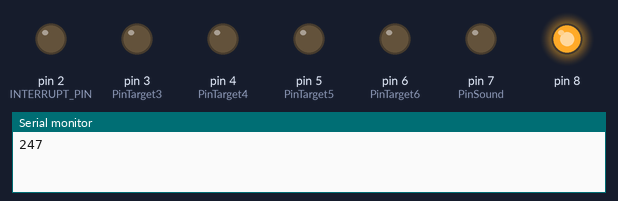
Recording of a sketch running on a simulated Arduino Mega 2560, built with avr-gcc and run on an emulated ATmega2560. Parts: output pins drawn as LEDs (lit = HIGH), the last lines printed to the serial monitor.

Above: at 0.05 s.
At 1.2 s:
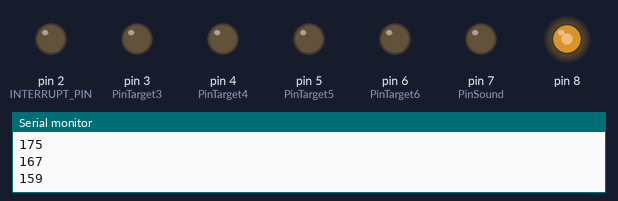
At 1.8 s:
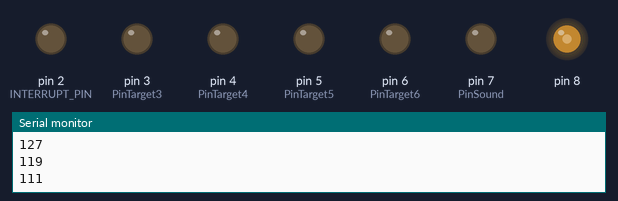
At 2.4 s:
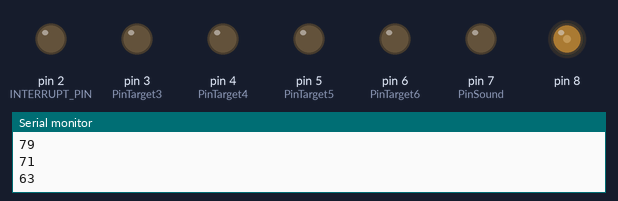
Timing chart, 0 to 7.4 s (numbered marks = the images above):
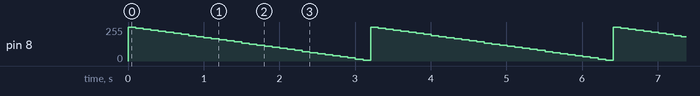

The sketch:

DNK_Tower.ino
```cpp
#include "src/headers/Definitions.h"
#include "src/headers/CodeSanitizer.h"
#include "src/headers/DNKCore.h"
#include "src/headers/LEDStrip.h"
#include "src/headers/RGBDiode.h"
#include "src/headers/HSL.h"
#include "src/headers/Tower.h"

int main()
{
  init();
  #ifdef COMPILE_FOR_MEGA2560
    Tower *tower = new Tower();
  #endif
  #ifdef COMPILE_FOR_NANO328P
  #include "src/headers/CoProcessor.h"
    CoProcessor *proc = new CoProcessor();
  #endif
  return 0;
}
```

nano.ino
```cpp
byte *pins;
byte pwm(0xFF);

void SquareWave(byte *pins, unsigned int frequency, byte cycles, bool bSignal)
{
  unsigned int msDuration = 1000 / (2 * frequency);
  byte *parallelPins = new byte[6]{ 0 };
  byte pinsCounter(0);

  /*
    Займём несколько тактов в начале для оптимизации:
    "Переупаковка" полученного массива для избежания "пробелов"
    Это позволит не тратить время на if в основном цикле
    Однако, время будет потрачено зря, если все шесть ячеек содержали
    ненулевую информацию. Добавление проверки на "пробелы" увеличит
    задержку перед стартом ещё на 6N тактов, что неприемлемо.
  */
  for (byte i(0); i < 6; i++)
  {
    if (pins[i])
      // Перемещаем пин во внутренний массив, затем инкрементируем счётчик
      parallelPins[pinsCounter++] = pins[i];
    else continue;
  }

  /*
    После оптимизации наконец-то можно на максимально возможной скорости
    реализовать параллельное управление пинами
  */
  for (byte i(1); i <= 2 * cycles; i++)
  {
    if (i % 2)
      for (byte j(0); j < pinsCounter; j++)
        digitalWrite(parallelPins[j], bSignal);
    else
      for (byte j(0); j < pinsCounter; j++)
        digitalWrite(parallelPins[j], !bSignal);
    delay(msDuration);
  }
}

void setup() {
  // put your setup code here, to run once:
  pins = new byte[6]
  {
    2, 3, 4, 5, 6, 7
  };
  for (byte i(0); i < 6; i++)
    pinMode(pins[i], OUTPUT);
  pinMode(8, OUTPUT);
  Serial.begin(74880);
}

void loop() {
  // put your main code here, to run repeatedly:
  if (!pwm) pwm = 0xFF;
  analogWrite(8, pwm);
  pwm -= 0x08;
  Serial.println(pwm);
  delay(100);
  analogWrite(8, 0);
  //SquareWave(pins, 20, 8, true);

}
```

CoProcessor.cpp
```cpp
#include "headers/CoProcessor.h"
#include "headers/DNKCore.h"


#ifdef COMPILE_FOR_NANO328P

CoProcessor::~CoProcessor()
{
	memset(this, NULL, sizeof(*this));
}

CoProcessor::CoProcessor()
{
	pinData = new byte[8]
	{
		INTERRUPT_PIN,
		TARGET_LIGHT_1,
		TARGET_LIGHT_2,
		TARGET_LIGHT_3,
		TARGET_LIGHT_4,
		TARGET_LIGHT_5,
		TARGET_LIGHT_6,
		SOUND_PIN
	};
	processorInit();
	for (;;)
	{
		// some interrupt there
		processorCycle();
	}
}

void CoProcessor::processorInit()
{
	Serial.begin(74880);
	pinMode(pinData[PinInterrupt], INPUT_PULLUP);
	attachInterrupt(0, onResetEvent, RISING);
}

void CoProcessor::processorCycle()
{
	if (Serial.available())
		SquareWave(pinData[PinSound], Serial.read(), 25, true);
}

void CoProcessor::onResetEvent()
{
	for (byte i(PinInterrupt); i < PinSound; i++)
		digitalWrite(pinData[i], LOW);
}

#endif
```

HSL.cpp
```cpp
//#ifdef COMPILE_FOR_MEGA2560

#include "headers/HSL.h"

HSL::~HSL()
{
  delete[] colorInfo;
  memset(this, NULL, sizeof(*this));
}

HSL::HSL(double h = 0.0, double s = 0.0, double l = 0.0)
{
  colorInfo = new byte[3]{0x00};

  if (s <= 0.0)
    for (byte i(0); i < 3; i++)
      colorInfo[i] = (byte)(255.0 * l);

  else
  {
    double q = (l < 0.5 ? l * (1.0 + s) : l + s - l * s);
    double p = 2.0 * l - q;
    colorInfo[0] = (byte)(255.0 * HueToRGB(p, q, h + 1.0 / 3.0));
    colorInfo[1] = (byte)(255.0 * HueToRGB(p, q, h));
    colorInfo[2] = (byte)(255.0 * HueToRGB(p, q, h - 1.0 / 3.0));
  }
}

double HSL::HueToRGB(double p, double q, double t)
{
  if (t < 0.0)
    t += 1;
  if (t > 1.0)
    t -= 1;
  if (t < (1.0 / 6.0))
    return p + (q - p) * 6.0 * t;
  if (t < (1.0 / 2.0))
    return q;
  if (t < (2.0 / 3.0))
    return p + (q - p) * (2.0 / 3.0 - t) * 6.0;
  return p;
}

//#endif
```

LEDStrip.cpp
```cpp
//#ifdef COMPILE_FOR_MEGA2560

#include "headers/LEDStrip.h"
#include "headers/HSL.h"
#include "headers/Definitions.h"

LEDstrip::LEDstrip()
{
}

void LEDstrip::activate()
{
  FastLED.addLeds<WS2812, PIN_NUM_BASE, GRB>(leds, 8);
  FastLED.addLeds<WS2812, PIN_NUM_SIDE_1, GRB>(leds_side1, 4);
}

void LEDstrip::showSide(double hueStart, double hueEnd, int dVal = 100)
{
  for (int i = 0; i <= 3; i++)
  {
    HSL color(hueStart, 0.5, 0.5);
    byte* c = color.getColorInfoRGB();
    leds_side1[i] = CRGB(c[0], c[1], c[2]);
    FastLED[1].showLeds();
    delay(dVal);
  }
  for (int i = 3; i >= 0; i--)
  {
    HSL color(hueEnd, 0.5, 0.5);
    byte* c = color.getColorInfoRGB();
    leds_side1[i] = CRGB(c[0], c[1], c[2]);
    FastLED[1].showLeds();
    delay(dVal);
  }
}

void LEDstrip::showRed(double hue, int dVal = 100)
{
  for (int i = 0; i <= 7; i++)
  {
    HSL color(hue, 1.0, 0.5);
    byte* c = color.getColorInfoRGB();
    leds[i] = CRGB(c[0], c[1], c[2]);
    FastLED[0].showLeds();
    delay(dVal);
  }
}

void LEDstrip::showBlue(double hue, int dVal = 100)
{
  for (int i = 7; i >= 0; i--)
  {
    HSL color(hue, 1.0, 0.5);
    byte* c = color.getColorInfoRGB();
    leds[i] = CRGB(c[0], c[1], c[2]);
    FastLED[0].showLeds();
    delay(dVal);
  }
}

void LEDstrip::turnOff(int dVal = 100)
{
  for (int i = 0; i <= 3; i++)
  {
    leds_side1[i] = CRGB::Black;
    FastLED[1].showLeds();
    delay(dVal);
  }
  for (int i = 0; i <= 7; i++)
  {
    leds[i] = CRGB::Black;
    FastLED[0].showLeds();
    delay(dVal);
  }
}

//#endif
```

Microfunctions.cpp
```cpp
#include "headers/DNKCore.h"

double RecastIntoInterval(int in, int maxValue)
{
  return (double)(in) / (double)(maxValue);
}

void SquareWave(byte pin, unsigned int frequency, byte cycles, bool bSignal)
{
  unsigned int msDuration = 1000 / (2 * frequency);
  for (byte i(1); i <= 2 * cycles; i++)
  {
    if (i % 2)
      digitalWrite(pin, bSignal);
    else
      digitalWrite(pin, !bSignal);
    delay(msDuration);
  }
}

void SquareWave(byte *pins, unsigned int frequency, byte cycles, bool bSignal)
{
  unsigned int msDuration = 1000 / (2 * frequency);
  byte *parallelPins = new byte[6]{ 0 };
  byte pinsCounter(0);

  /*
    Займём несколько тактов в начале для оптимизации:
    "Переупаковка" полученного массива для избежания "пробелов"
    Это позволит не тратить время на if в основном цикле
    Однако, время будет потрачено зря, если все шесть ячеек содержали
    ненулевую информацию. Добавление проверки на "пробелы" увеличит
    задержку перед стартом ещё на 6N тактов, что неприемлемо.
  */
  for (byte i(0); i < 6; i++)
  {
    if (pins[i])
      // Перемещаем пин во внутренний массив, затем инкрементируем счётчик
      parallelPins[pinsCounter++] = pins[i];
    else continue;
  }

  /*
    После оптимизации наконец-то можно на максимально возможной скорости
    реализовать параллельное управление пинами
  */
  for (byte i(1); i <= 2 * cycles; i++)
  {
    if (i % 2)
      for (byte j(0); j < pinsCounter; j++)
        digitalWrite(parallelPins[j], bSignal);
    else
      for (byte j(0); j < pinsCounter; j++)
        digitalWrite(parallelPins[j], !bSignal);
    delay(msDuration);
  }
}
```

RGBDiode.cpp
```cpp
//#ifdef COMPILE_FOR_MEGA2560

#include "headers/RGBDiode.h"
#include "headers/Definitions.h"

RGBDiode::~RGBDiode()
{
  memset(this, NULL, sizeof(*this));
}

RGBDiode::RGBDiode()
{
  this->channels = new byte[RGBD_CHANNELS]{0x00};
  this->pinsInfo = new byte[RGBD_CHANNELS]{
      RED_PWMC,
      GRN_PWMC,
      BLU_PWMC};
  this->InitializeBus();
}

RGBDiode::RGBDiode(byte *clr)
{
  this->pinsInfo = new byte[RGBD_CHANNELS]{
      RED_PWMC,
      GRN_PWMC,
      BLU_PWMC};
  this->channels = clr;
  this->InitializeBus();
}

void RGBDiode::SwitchColor(byte *clr)
{
  this->channels = clr;
  for (byte i(0); i < RGBD_CHANNELS; i++)
  {
    analogWrite(this->pinsInfo[i], ~this->channels[i]);
  }
}

inline void RGBDiode::InitializeBus()
{
    for (byte i(0); i < RGBD_CHANNELS; i++)
    {
        analogWrite(this->pinsInfo[i], ~this->channels[i]);
    }
}

//#endif
```

Tower.cpp
```cpp
//#ifdef COMPILE_FOR_MEGA2560

#include "headers/Tower.h"
#include "headers/DNKCore.h"
#include "headers/Definitions.h"

Tower::~Tower()
{
  memset(this, NULL, sizeof(*this));
}

Tower::Tower() :
  hitPoints(HP_VALUE),
  hpColor(HP_COLOR),
  isTowerDestroyed(false)
{
  bus = new RGBDiode();
  converter = new HSL(hpColor, 1.0, 0.5);

  byte hittedTarget(0);
  targetLight = new byte[6]
  {
    TARGET_1,
    TARGET_2,
    TARGET_3,
    TARGET_4,
    TARGET_5,
    TARGET_6
  };
  targetPins = new byte[6]
  {
    TARGET_SIGN_1,
    TARGET_SIGN_2,
    TARGET_SIGN_3,
    TARGET_SIGN_4,
    TARGET_SIGN_5,
    TARGET_SIGN_6
  };

  towerInit();
  for(;;)
  {
    hittedTarget = getHittedTarget();
    if (hittedTarget && !isTowerDestroyed)
      onTargetHitEvent(hittedTarget);
    else
      towerCycle();
  }
}

/*
  Аналог функции setup(). Я, конечно, мог её назвать так же, но
  это было бы нелогично в контексте класса. Короче, всё то же
  самое, что и setup().
*/
void Tower::towerInit()
{
  Serial.begin(19200);
  Serial1.begin(74880);
  strip.activate();

  for (byte i(0); i < 6; i++)
  {
    byte currentPin = this->targetLight[i];
    pinMode(currentPin, OUTPUT);
    digitalWrite(currentPin, HIGH);
  }

  bus->SwitchColor(converter->getColorInfoRGB());
  setHPColor();

  Serial.println("Tower initialized");
}

/*
  Аналог функции loop(). Здесь можно хранить всякие неприоритетные
  задачи, как например анимации светодиодных лент, формирование
  строк фидбэка и прочие приколы.
*/
void Tower::towerCycle()
{
    //Serial.println("aboba");
}

byte Tower::getHittedTarget()
{
  byte hittedTargets(0x00);

  for (byte i(0); i < 6; i++)
  {
    if (analogRead(this->targetPins[i]) >= _hitThreshold)
    {
      /*
        Возвращаю линейный массив битов, соответствующий
        хитам башни:

        0b 0000 0000    | Хитов не было
        0b 0000 0001    | Хит на TARGET_SIGN_1
        0b 0000 1000    | Хит на TARGET_SIGN_4

        Соответственно, мультихит выглядит так:

        0b 0001 1001    | Хит на TARGET_SIGN_1
                                 TARGET_SIGN_4
                                 TARGET_SIGN_5
      */
      hittedTargets = hittedTargets ^ (0b1 << i);
    }
    else continue;
  }
  return hittedTargets;
}

void Tower::onTargetHitEvent(byte target)
{
  Serial1.write(target);

  byte dmgMultiplier(0);
  byte *hittedTargets = new byte[6]{ 0 };

  /*
    Обработка хитов происходит следующим образом:
      Получаем массив битов, упакованный в число target
      Конъюнктируем 0b1 с самым младшим битом target
        ИСТИНА:
          Инкрементируем множитель хитов
          Копируем пин контроля подсветкой в буферный массив
          Инкрементируем счётчик цикла
          (Опционально) Вызываем ПОСЛЕДОВАТЕЛЬНЫЙ SquareWave
            [!] Такой подход вызовет задержки, поскольку эта
            функция полностью перехватит приоритет в потоке.
        ЛОЖЬ:
          Инкрементируем счётчик цикла
      (Рекомендуется) Вызываем ПАРАЛЛЕЛЬНЫЙ SquareWave
      [!] Этот перегруженный метод позволяет создать эффект
      синхронизированности между миганиями мишени, поскольку
      сокращает задержки между зажиганиями подсветки мишеней
      от 1000 / (2 * ЧАСТОТА) миллисекунд до нескольких тактов
      (N * 0.000125 миллисекунд при ТАКТОВОЙ ЧАСТОТЕ 8 МГц)
  */
  for (byte i(0); i < 6; i++)
  {
    if (target & (0b1 << i))
    {
      hittedTargets[i] = this->targetLight[i];
      dmgMultiplier++;
      //SquareWave(this->targetLight[i], BLINK_FREQUENCY, BLINK_ITERATOR);
    }
    else continue;
  }

  hitPoints -= (double)(dmgMultiplier * DAMAGE);

  // Если хитпоинты закончились, то запускаем ивент уничтожения башни
  if (hitPoints <= 0.0)
    onTowerDestroyedEvent();

  // В противном случае переопределяем цвет башни и запускаем анимации
  // (Кстати, на ивентах можно реализовать стадии разрушения)

  // Не забываем отправить отладочную информацию в порт
  Serial.println(hitPoints);

  setHPColor();
  SquareWave(hittedTargets, BLINK_FREQUENCY, BLINK_ITERATOR);

  // Осталось только отправить пакет данных для сопроцессора
  //Serial1.write();
}

void Tower::onTowerDestroyedEvent()
{

}

inline void Tower::setHPColor()
{
  hpColor = hitPoints / (double)(HP_DIV);
}

//#endif
```

CoProcessor.h
```cpp
#pragma once

#include <Arduino.h>

#define INTERRUPT_PIN			2
#define TARGET_LIGHT_1			6
#define TARGET_LIGHT_2			7
#define TARGET_LIGHT_3			8
#define TARGET_LIGHT_4			9
#define TARGET_LIGHT_5			10
#define TARGET_LIGHT_6			11
#define SOUND_PIN				12

/*
  Êëàññ ñîïðîöåññîðà. Ñîäåðæèò ðåàëèçàöèþ ìóçûêàëüíîãî ñîïðîöåññîðà.
  Ïðåäíàçíà÷åí äëÿ ïîâûøåíèÿ èììåðñèâíîñòè çà ñ÷¸ò çâóêîâûõ ýôôåêòîâ.
*/
class CoProcessor
{
private:
	enum PinDataEnum
	{
		PinInterrupt,
		PinTarget1,
		PinTarget2,
		PinTarget3,
		PinTarget4,
		PinTarget5,
		PinTarget6,
		PinSound
	};

	byte				*pinData;

	void                processorInit();
	void                processorCycle();
	void				onResetEvent();
public:
	CoProcessor();
	~CoProcessor();
};
```

CodeSanitizer.h
```cpp
/*
  Санитайзер конфигурации для прошивки
  Позволяет не ломать голову, почему же ничего не компилируется
  или компилируется, но не работает
  (показывает почти все возможные ошибки конфигурации)
  Не воспринимать как панацею
  За облегчение передавать спасибо @toqsycc
*/

#pragma once

#ifndef DISABLE_SECURE_COMPILING

#if defined(COMPILE_FOR_MEGA2560) && defined(COMPILE_FOR_NANO328P)
#error "Неверно задана целевая платформа. Компиляция возможна только для одного из устройств!"
#endif

#if !defined(COMPILE_FOR_MEGA2560) && !defined(COMPILE_FOR_NANO328P)
#error "Целевая платформа не задана."
#endif

#if RGBD_CHANNELS != 3
#error "RGBD_CHANNELS должен быть равен 3."
#endif

#if !defined(RED_PWMC) || !defined(GRN_PWMC) || !defined(BLU_PWMC)
#error "RED_PWMC, GRN_PWMC или BLU_PWMC отсутствуют в файле конфигурации."
#endif

// Если вылезла эта ошибка, смотри ниже
#if (RED_PWMC < 1) || (GRN_PWMC < 1) || (BLU_PWMC < 1)
#error "Для RED_PWMC, GRN_PWMC или BLU_PWMC задан несуществующий пин или не задан вовсе."
#endif

#if !defined(TARGET_1) || !defined(TARGET_2) || !defined(TARGET_3) \
    || !defined(TARGET_4) || !defined(TARGET_5) || !defined(TARGET_6)
#error "Данные о мишени отсутствуют в файле конфигурации."
#endif

// Если вылезла эта ошибка, смотри ниже
#if (TARGET_1 < 1) || (TARGET_2 < 1) || (TARGET_3 < 1) \
    || (TARGET_4 < 1) || (TARGET_5 < 1) || (TARGET_6 < 1)
#error "Для мишени задан несуществующий пин или не задан вовсе."
#endif

#if !defined(TARGET_SIGN_1) || !defined(TARGET_SIGN_2) || !defined(TARGET_SIGN_3) \
    || !defined(TARGET_SIGN_4) || !defined(TARGET_SIGN_5) || !defined(TARGET_SIGN_6)
#error "Данные о датчике мишени отсутствуют в файле конфигурации."
#endif

#if !defined(PIN_NUM_BASE) || !defined(PIN_NUM_SIDE_1) || !defined(PIN_NUM_SIDE_2)
#error "Данные о шинах SPI отсутствуют в файле конфигурации."
#endif

// Если вылезла эта ошибка, смотри ниже
#if (PIN_NUM_BASE < 1) || (PIN_NUM_SIDE_1 < 1) || (PIN_NUM_SIDE_2 < 1)
#error "Для шин SPI задан несуществующий пин или не задан вовсе."
#endif

#if HIT_THRESHOLD < 0
#error "Слишком низкая пороговая чувствительность! Минимально допустимое значение - 0."
#endif

#if HIT_THRESHOLD > 1023
#error "Слишком высокая пороговая чувствительность! Максимально допустимое значение - 1023."
#endif

#if HP_VALUE < 1
#error "Количество хитпоинтов не может быть меньше 1!"
#endif

#if DAMAGE >= HP_VALUE
#error "Урон не может быть равен или превосходить количество хитпоинтов!"
#endif

#endif
```

DNKCore.h
```cpp
#pragma once

#include <Arduino.h>

/*
  Приводит заданное число таким образом, будто оно
  лежит на интервале [0.0; 1.0], где 1.0 - число,
  определённое maxValue.
  Фактически возвращает процент от maxValue в in.
  [!] Защита от in > maxValue не предусмотрена
  [!] От in < 0 тоже
*/
double RecastIntoInterval(int, int);

/*
  Генерирует меандр заданной частоты на заданном пине
  с заданным количеством периодов

  pin - пин, на котором будет выводиться сигнал
  frequency - частота сигнала
  cycles - количество периодов
  bSignal - начальное значение периода
    false - период начинается с LOW (по умолчанию)
    true - период начинается с HIGH
*/
void SquareWave(byte, unsigned int, byte, bool bSignal = false);

// То же самое, только для нескольких пинов "одновременно"
// (то есть с минимальной задержкой между ними)
void SquareWave(byte*, unsigned int, byte, bool bSignal = false);
```

LEDStrip.h
```cpp
#pragma once

//#ifdef COMPILE_FOR_MEGA2560

#include <FastLED.h>
#include <Arduino.h>

/* Êëàññ LED ëåíòû

Ìåòîäû:
LEDstrip - êîíñòðóêòîð
activate - àêòèâàöèÿ âñåõ ïîäêëþ÷åííûõ ñâåòîäèîäíûõ ëåíò (îáÿçàòåëüíûé ìåòîä)
showRed - ïîñëåäîâàòåëüíîå çàæèãàíèå âñåõ ñâåòîäèîäîâ â ëåíòå â êðàñíûé öâåò
showBlue - ïîñëåäîâàòåëüíîå çàæèãàíèå âñåõ ñâåòîäèîäîâ â ëåíòå â ñèíèé öâåò
showSide - ïîñëåäîâîâàòåëüíîå çàæèãàíèå ëåíòû íà áîêîâûõ ðåáðàõ áàøíè â äâà öâåòà (ñíèçó ââåðõ îäèí è äàëåå ñâåðõó âíèç âòîðîé)
turnOff - ïîñëåäîâàòåëüíîå îòêëþ÷åíèå âñåõ ñâåòîäèîäîâ â ëåíòå
dVal - çàäåðæêà ìåæäó çàæèãàíèÿìè, â ìñ

Âíèìàíèå: ïåðåä èñïîëüçîâàíèåì ìåòîäîâ êëàññà, íåîáõîäèìî àêòèâèðîâàòü îáúåêò ëåíòû ôóíêöèåé activate() */

class LEDstrip
{
private:
	CRGB leds[8];
	CRGB leds_side1[4];

public:
	LEDstrip();
	void activate();
	void showRed(double hue, int dVal = 100);
	void showBlue(double hue, int dVal = 100);
	void showSide(double hueStart = 0.0, double hueEnd = 0.8, int dVal = 100);
	void turnOff(int dVal = 100);
};

//#endif
```

Source omitted: Definitions.h (3899 bytes), HSL.h (2634 bytes), RGBDiode.h (1688 bytes), Tower.h (2146 bytes)

Measured:
- by itself, pin 8: ramps from 255/255 to 7/255 and jumps back, once every 3.2 s
